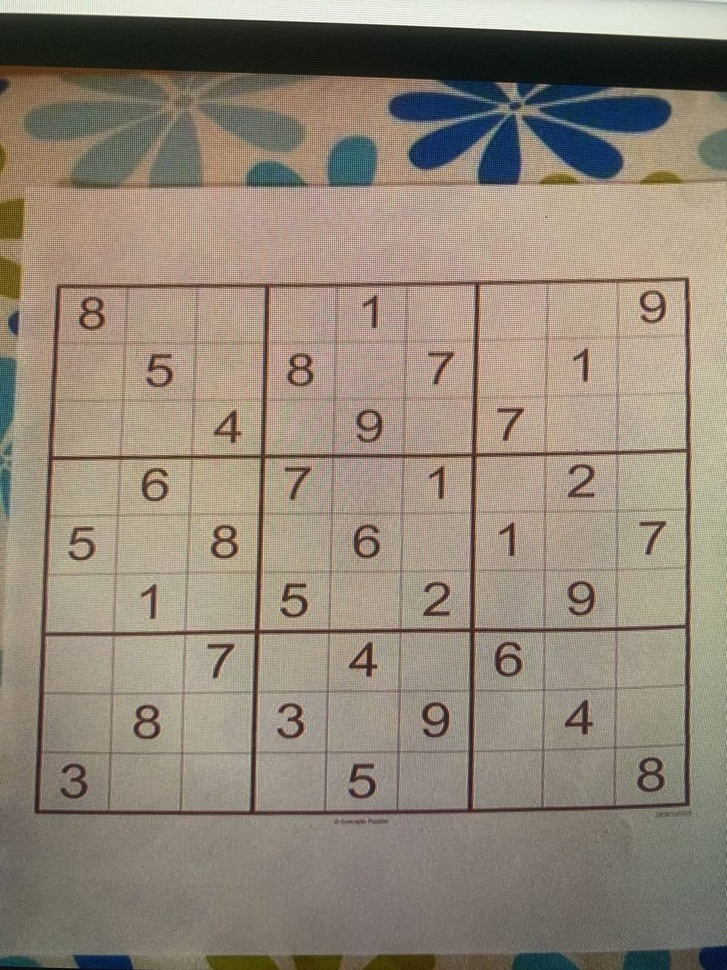
#> input picture ai-f20-m4/6. Computer Vision/07. Template matching, corners and Haar cascades/01042021_1655.jpg, 727 x 970 px, shrunk from 960 x 1280 before the run
$ python image_detector.py
#> lines starting #> are read from the running program, lines starting #| are printed output that depends on the picture; after the words box and inside, x2 and y2 are one past the last pixel; in counts of white or black regions, pixels touching at a corner belong together
import cv2
import numpy as np
import os
os.environ['DISPLAY'] = ':0'

def preprocess(image):
    img_copy = image.copy()
    img_copy = cv2.GaussianBlur(img_copy, (9,9), 0)

    temp = cv2.adaptiveThreshold(img_copy, 255, cv2.ADAPTIVE_THRESH_GAUSSIAN_C, cv2.THRESH_BINARY, 11, 2)
    temp = cv2.bitwise_not(temp, temp)
    return temp

def find_corner(image):
    external_contours = cv2.findContours(image, cv2.RETR_EXTERNAL, cv2.CHAIN_APPROX_SIMPLE)
    external_contours = external_contours[0] if len(external_contours) == 2 else external_contours[1]

    for contourn in external_contours:
        peri = cv2.arcLength(contourn, True)
        approx = cv2.approxPolyDP(contourn, 0.015 * peri, True)
        if len(approx) == 4:

            return approx


def order_corner_points(corners):
    corners = [(corner[0][0], corner[0][1]) for corner in corners]
    top_r, top_l, bottom_l, bottom_r = corners[0], corners[1], corners[2], corners[3]
    return top_l, top_r, bottom_r, bottom_l


def perspective_transform(image, corners):
    # Order points in clockwise order
    ordered_corners = order_corner_points(corners)
    top_l, top_r, bottom_r, bottom_l = ordered_corners

    # Determine width of new image which is the max distance between
    # (bottom right and bottom left) or (top right and top left) x-coordinates
    width_A = np.sqrt(((bottom_r[0] - bottom_l[0])
                      ** 2) + ((bottom_r[1] - bottom_l[1]) ** 2))
    width_B = np.sqrt(((top_r[0] - top_l[0]) ** 2) +
                      ((top_r[1] - top_l[1]) ** 2))
    width = max(int(width_A), int(width_B))

    # Determine height of new image which is the max distance between
    # (top right and bottom right) or (top left and bottom left) y-coordinates
    height_A = np.sqrt(((top_r[0] - bottom_r[0]) ** 2) +
                       ((top_r[1] - bottom_r[1]) ** 2))
    height_B = np.sqrt(((top_l[0] - bottom_l[0]) ** 2) +
                       ((top_l[1] - bottom_l[1]) ** 2))
    height = max(int(height_A), int(height_B))

    # Construct new points to obtain top-down view of image in
    # top_r, top_l, bottom_l, bottom_r order
    dimensions = np.array([[0, 0], [width - 1, 0], [width - 1, height - 1],
                           [0, height - 1]], dtype="float32")

    # Convert to Numpy format
    ordered_corners = np.array(ordered_corners, dtype="float32")

    # calculate the perspective transform matrix and warp
    # the perspective to grab the screen
    grid = cv2.getPerspectiveTransform(ordered_corners, dimensions)

    # Return the transformed image
    return cv2.warpPerspective(image, grid, (width, height))


image = cv2.imread('01042021_1655.jpg', 0)
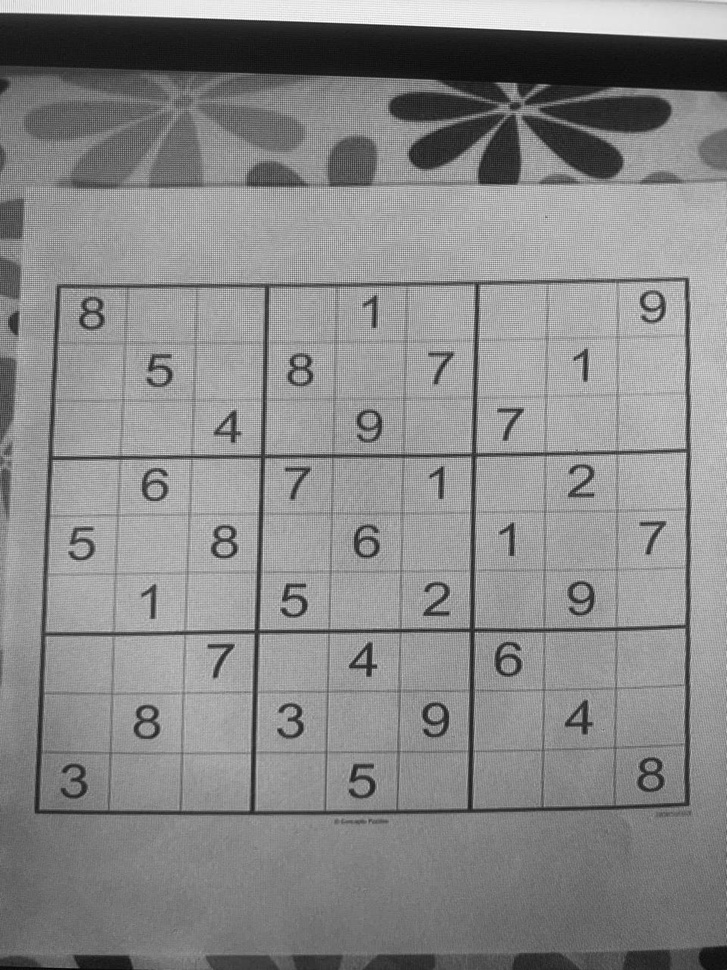
#> image: shape (970, 727); min 1, max 255, mean 136.2
temp = preprocess(image)
#> in preprocess, `temp = cv2.adaptiveThreshold(img_copy, 255, cv2.ADAPTIVE_THRESH_GAUSSI..`:
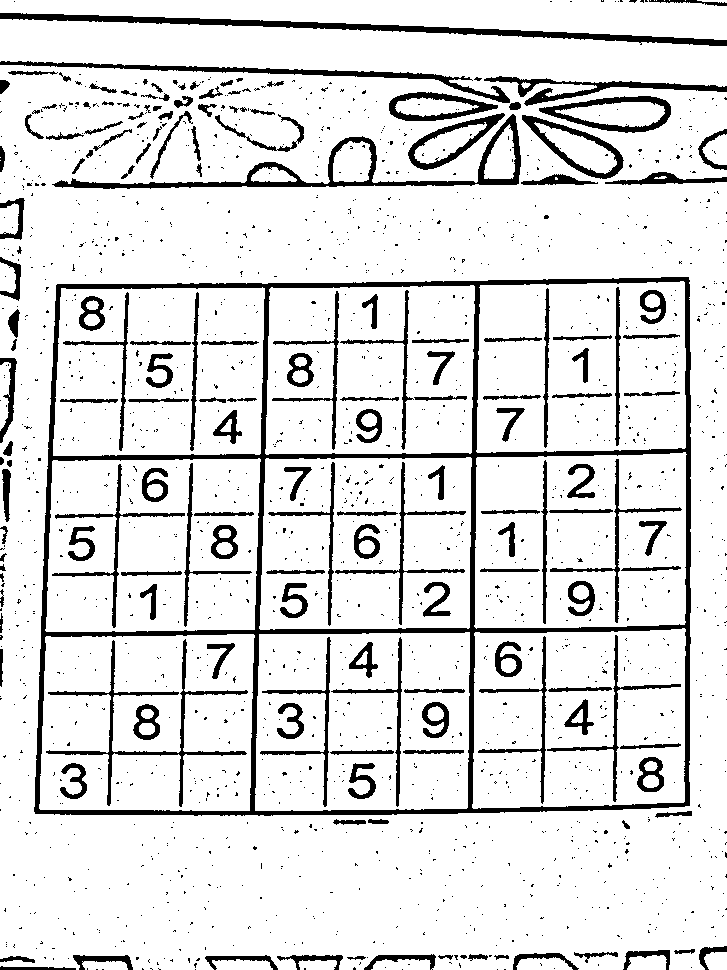
#> temp: shape (970, 727); 87.5% white; 1720 black regions (1549 under 20 px), largest, box (x1, y1, x2, y2) and area: (34, 277, 691, 816) 22050, (0, 13, 727, 46) 4389, (52, 114, 521, 189) 3897
#> in preprocess, `temp = cv2.bitwise_not(temp, temp)`: temp: shape (970, 727); 12.5% white; 1720 white regions (1549 under 20 px)
temp_corner = find_corner(temp)
#> in find_corner, `external_contours = cv2.findContours(image, cv2.RETR_EXTERNAL, cv2.CHA..`: external_contours = 924 contours, 848 with area under 20; largest, box (x1, y1, x2, y2) and area: (34, 277, 691, 816) 342172, (52, 114, 521, 189) 6312, (0, 13, 727, 46) 3654, (539, 96, 671, 133) 3166, (522, 115, 624, 179) 2911
#> the loop in find_corner, `for contourn in external_contours:` made 8 passes
#> (peri, approx) on passes 1 to 8: (2, [[504, 969], [505, 969]]), (0, [[497, 969]]), (0, [[402, 969]]), (0, [[195, 969]]), (2, [[102, 969], [103, 969]]), (2, [[96, 969], [97, 969]]), (0, [[554, 968]]), (4, [[304, 968], [304, 969], [305, 969], [305, 968]])
#> temp_corner = [[304, 968], [304, 969], [305, 969], [305, 968]]
trans = perspective_transform(temp, temp_corner)
#> in order_corner_points, `corners = [(corner[0][0], corner[0][1]) for corner in corners]`: corners = [(304, 968), (304, 969), (305, 969), (305, 968)]
#> in order_corner_points, `top_r, top_l, bottom_l, bottom_r = corners[0], corners[1], corners[2],..`: top_r = (304, 968); top_l = (304, 969); bottom_l = (305, 969); bottom_r = (305, 968)
#> in perspective_transform, `ordered_corners = order_corner_points(corners)`: ordered_corners = ((304, 969), (304, 968), (305, 968), (305, 969))
#> in perspective_transform, `top_l, top_r, bottom_r, bottom_l = ordered_corners`: top_l = (304, 969); top_r = (304, 968); bottom_r = (305, 968); bottom_l = (305, 969)
#> in perspective_transform, `width_A = np.sqrt(((bottom_r[0] - bottom_l[0]) ** 2) + ((bottom_r[1] -..`: width_A = 1
#> in perspective_transform, `dimensions = np.array([[0, 0], [width - 1, 0], [width - 1, height - 1]..`: dimensions = [[0, 0], [0, 0], [0, 0], [0, 0]]
#> in perspective_transform, `ordered_corners = np.array(ordered_corners, dtype="float32")`: ordered_corners = [[304, 969], [304, 968], [305, 968], [305, 969]]
#> in perspective_transform, `grid = cv2.getPerspectiveTransform(ordered_corners, dimensions)`: grid = [[1.04e-32, -1.63e-32, -1.74e-32], [5.43e-32, -2.05e-32, 1.7e-35], [0.707, 0.707, -2.57e-17]]
#> trans = [0]
cv2.imwrite('temp.jpg', trans)
